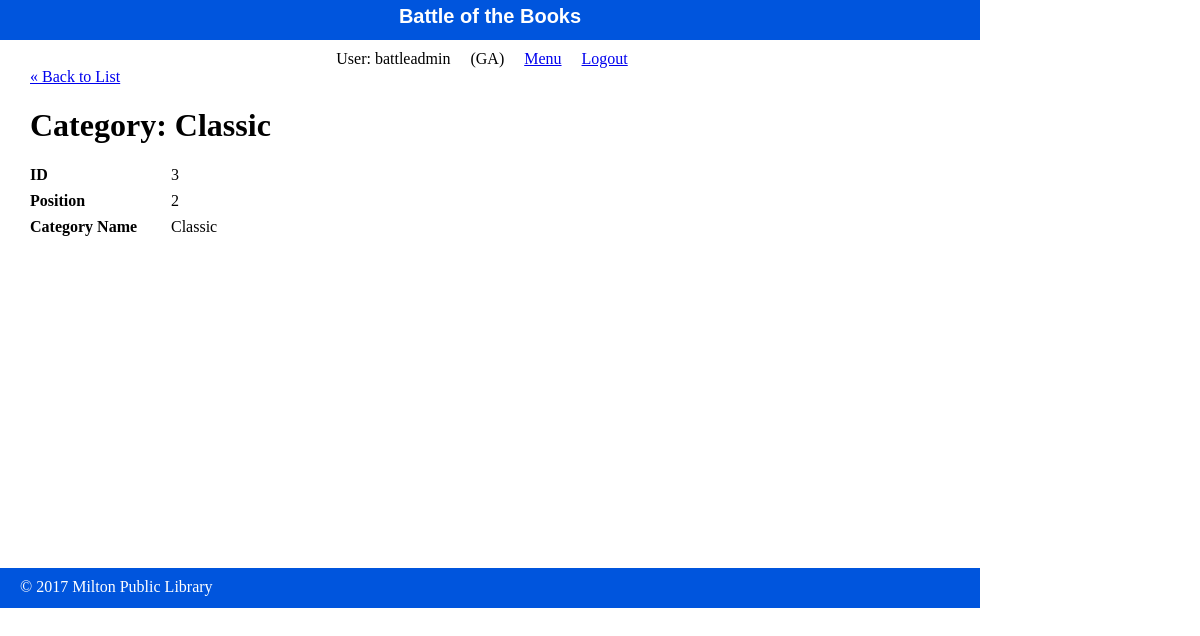
/public/staff/categories/show.php?id=3 (signed in), run on the app's committed database.
### tables this page shows
CREATE TABLE `categories` (
  `id` int(255) NOT NULL,
  `position` int(11) NOT NULL,
  `category` varchar(255) DEFAULT NULL
);

### private/functions.php (called while the page is built, shortened)
<?php
function url_for($script_path) {
  return WWW_ROOT . $script_path;
}
function h($string="") {
  return htmlspecialchars($string);
}
 ?>

### private/database.php (called while the page is built, shortened)
<?php
  function db_escape($connection, $string) {
    return mysqli_real_escape_string($connection, $string);
  }
?>

### private/query_functions.php (called while the page is built, shortened)
<?php
  function find_category_by_id($id) {
      global $db;
      $sql = "SELECT * FROM categories ";
      $sql .= "WHERE id='" . db_escape($db, $id) . "'";
      $result = mysqli_query($db, $sql);
      $category = mysqli_fetch_assoc($result);
      return $category;
    }
?>

### public/staff/categories/show.php (the view, shortened to what this page needs)
<?php
$id = $_GET['id'] ?? '1';
$category = find_category_by_id($id);
?>
<?php include(SHARED_PATH . '/staff_header.php') ?>
<div id="content">
  <a class="back-link" href="<?php echo url_for('/staff/categories/index.php'); ?>">&laquo; Back to List</a><br/>
  <div class="category show">
    <h1>Category: <?php echo h($category['category']); ?></h1>
    <div class="attributes">
      <dl>
        <dt>ID</dt>
        <dd><?php echo h($category['id']); ?></dd>
      </dl>
      <dl>
        <dt>Position</dt>
        <dd><?php echo h($category['position']); ?></dd>
      </dl>
      <dl>
        <dt>Category Name</dt>
        <dd><?php echo h($category['category']); ?></dd>
      </dl>
    </div>
  </div>
</div>
<?php include(SHARED_PATH . '/staff_footer.php') ?>

### public/stylesheets/staff.css (style rules this page uses)
html { height: 100%; width: 100%; }
body { height: 980px; width: 100%; margin: 0; padding: 0; }
#content { width: 920px; min-height: 500px; padding: 0 30px; }
dl { clear: both; overflow: hidden; margin: 0.5em 0; }
dt { float: left; font-weight: bold; width: 125px; }
dd { float: left; margin-left: 1em; }

### data on the page
categories: category "Classic", id "3", position "2"

### other printed values
$_SESSION['username'] "battleadmin"
